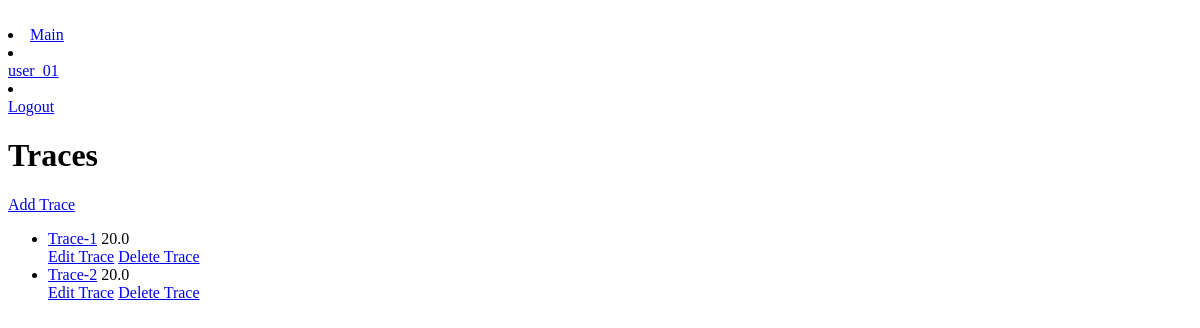
The app's page /traces/traces/ (signed in), older data.
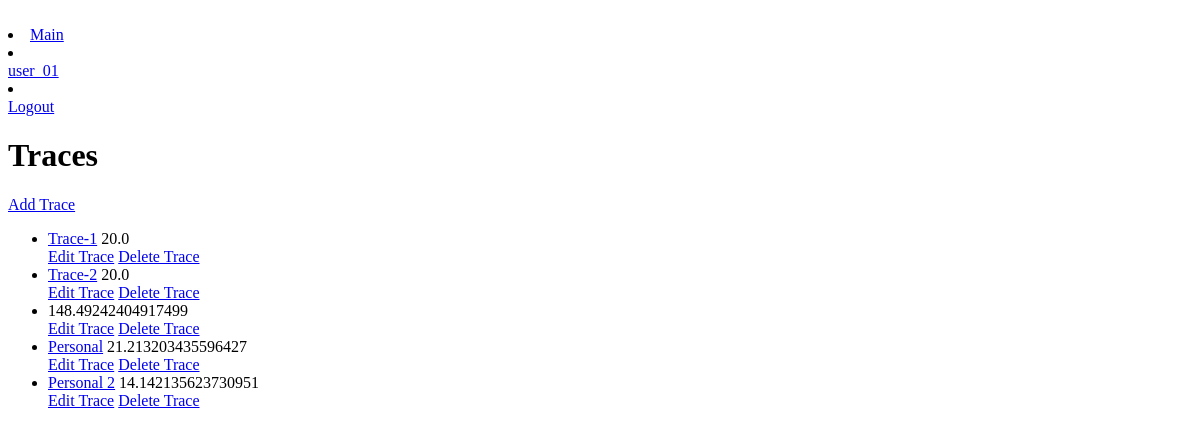
The same page, newer data.
### tracer/models.py (models this page shows, shortened)
class Traces(models.Model):
    title = models.CharField(max_length=255, blank=True)
    points = SortedManyToManyField(Points, related_name="included_points", blank=False, sorted=False)
    distance = models.FloatField(verbose_name="Distance")
    user = models.ForeignKey(User, related_name="user", on_delete=models.CASCADE, null=True)
    break_points = models.CharField(max_length=100, blank=True)

### tracer/views.py (the view)
# urls.py: path("traces/", traces.TracesListView.as_view(), name="traces_list"),
class TracesListView(LoginRequiredMixin, ListView):
    model = Traces
    template_name = "tracer/traces_list.html"
    login_url = "users:login"
    redirect_field_name = "redirect_to"

### tracer/templates/tracer/traces_list.html
{% extends 'points/base.html' %}
{% block content %}
<h1>Traces</h1>
            <a href="{% url 'traces:traces_create' %}">Add Trace</a>
<ul>
    {% for trace in object_list %}
    <li><a href="{% url 'traces:trace_detail' trace.pk %}">{{trace.title}}</a>
        {{trace.distance}}
        <br>
        <a href="{% url 'traces:trace_edit' trace.pk %}">Edit Trace</a>
        <a href="{% url 'traces:trace_delete' trace.pk %}">Delete Trace</a>
    </li>
    {% endfor %}
{% endblock content %}

Row changes from the older to the newer data that the page shows:
added Traces: distance "148.49242404917499"
added Traces: title "Personal", distance "21.213203435596427"
added Traces: title "Personal 2", distance "14.142135623730951"
